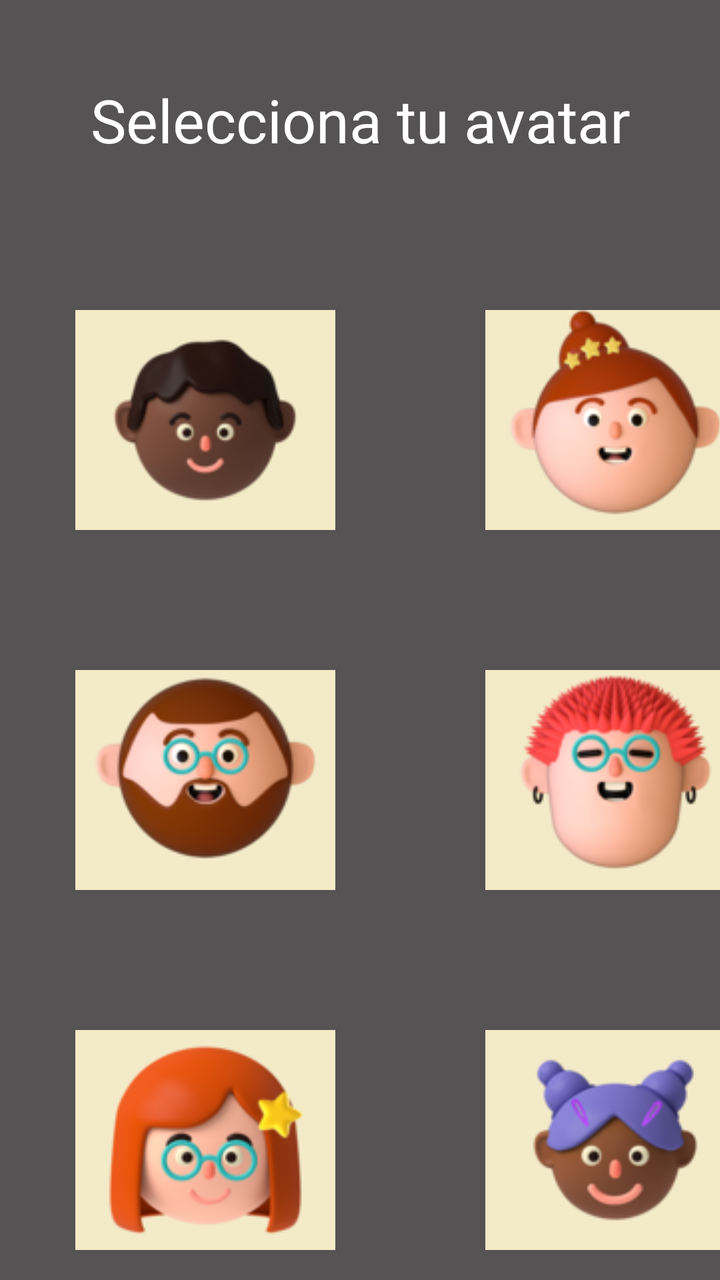
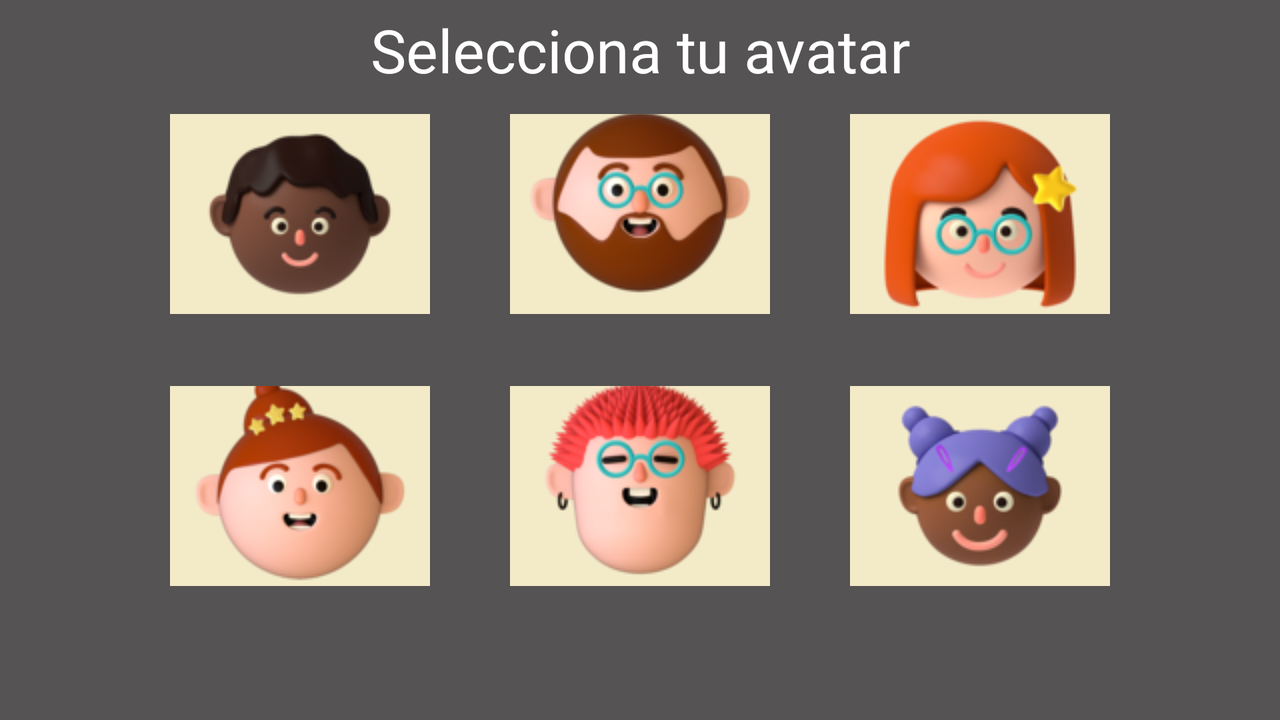

First picture: res/layout/ on a phone held upright. Second picture: the repository's own variant of that layout, on a device whose configuration matches the variant's folder. Source for both follows.
<!-- AndroidManifest.xml: application theme Theme.Muskless -->
<!-- res/layout/activity_avatar_choosing.xml -->
<?xml version="1.0" encoding="utf-8"?>
<LinearLayout xmlns:android="http://schemas.android.com/apk/res/android"
    xmlns:app="http://schemas.android.com/apk/res-auto"
    xmlns:tools="http://schemas.android.com/tools"
    android:layout_width="match_parent"
    android:layout_height="match_parent"
    android:background="#555353"
    tools:context=".AvatarChoosingActivity"
    android:orientation="vertical">

    <TextView
        android:layout_width="match_parent"
        android:layout_height="120dp"
        android:text="Selecciona tu avatar"
        android:gravity="center"
        android:textColor="@color/white"
        android:textSize="30dp" />

    <LinearLayout
        android:layout_width="match_parent"
        android:layout_height="180dp"
        android:orientation="horizontal"
        >

        <LinearLayout
            android:layout_width="205dp"
            android:layout_height="match_parent"
            android:padding="35dp">

            <ImageButton
                android:id="@+id/avatar1"
                android:layout_width="match_parent"
                android:layout_height="130dp"
                android:layout_gravity="center"
                android:src="@drawable/avatar_uno"/>

        </LinearLayout>

        <LinearLayout
            android:layout_width="205dp"
            android:layout_height="match_parent"
            android:padding="35dp">

            <ImageButton
                android:id="@+id/avatar2"
                android:layout_width="match_parent"
                android:layout_height="130dp"
                android:layout_gravity="center"
                android:src="@drawable/avatar_dos"/>

        </LinearLayout>

    </LinearLayout>

    <LinearLayout
        android:layout_width="match_parent"
        android:layout_height="180dp"
        android:orientation="horizontal">

        <LinearLayout
            android:layout_width="205dp"
            android:layout_height="match_parent"
            android:padding="35dp">

            <ImageButton
                android:id="@+id/avatar3"
                android:layout_width="match_parent"
                android:layout_height="130dp"
                android:layout_gravity="center"
                android:src="@drawable/avatar_tres"/>

        </LinearLayout>

        <LinearLayout
            android:layout_width="205dp"
            android:layout_height="match_parent"
            android:padding="35dp">

            <ImageButton
                android:id="@+id/avatar4"
                android:layout_width="match_parent"
                android:layout_height="130dp"
                android:layout_gravity="center"
                android:src="@drawable/avatar_cuatro"/>

        </LinearLayout>

    </LinearLayout>

    <LinearLayout
        android:layout_width="match_parent"
        android:layout_height="180dp"
        android:orientation="horizontal">

        <LinearLayout
            android:layout_width="205dp"
            android:layout_height="match_parent"
            android:padding="35dp">

            <ImageButton
                android:id="@+id/avatar5"
                android:layout_width="match_parent"
                android:layout_height="130dp"
                android:layout_gravity="center"
                android:src="@drawable/avatar_cinco"/>

        </LinearLayout>

        <LinearLayout
            android:layout_width="205dp"
            android:layout_height="match_parent"
            android:padding="35dp">

            <ImageButton
                android:id="@+id/avatar6"
                android:layout_width="match_parent"
                android:layout_height="130dp"
                android:layout_gravity="center"
                android:src="@drawable/avatar_seis"/>

        </LinearLayout>

    </LinearLayout>
</LinearLayout>
<!-- resources referenced by this layout -->
<resources>
  <color name="white">#FFFFFFFF</color>
  <!-- drawable avatar_cinco: png bitmap (drawable, 14002 bytes) -->
  <!-- drawable avatar_cuatro: png bitmap (drawable, 14654 bytes) -->
  <!-- drawable avatar_dos: png bitmap (drawable, 12480 bytes) -->
  <!-- drawable avatar_seis: png bitmap (drawable, 10909 bytes) -->
  <!-- drawable avatar_tres: png bitmap (drawable, 13502 bytes) -->
  <!-- drawable avatar_uno: png bitmap (drawable, 10006 bytes) -->
  <style name="Theme.Muskless" parent="Theme.MaterialComponents.DayNight.DarkActionBar">
          
          <item name="colorPrimary">@color/purple_500</item>
          <item name="colorPrimaryVariant">@color/purple_700</item>
          <item name="colorOnPrimary">@color/white</item>
          
          <item name="colorSecondary">@color/teal_200</item>
          <item name="colorSecondaryVariant">@color/teal_700</item>
          <item name="colorOnSecondary">@color/black</item>
          
          <item name="android:statusBarColor">?attr/colorPrimaryVariant</item>
          
      </style>
  <color name="purple_500">#FF6200EE</color>
  <color name="purple_700">#FF3700B3</color>
  <color name="teal_200">#FF03DAC5</color>
  <color name="teal_700">#FF018786</color>
  <color name="black">#FF000000</color>
</resources>
<!-- res/layout-land/activity_avatar_choosing.xml (the author's variant of the layout above) -->
<!-- drawn on the phone turned sideways -->
<?xml version="1.0" encoding="utf-8"?>
<LinearLayout xmlns:android="http://schemas.android.com/apk/res/android"
    xmlns:app="http://schemas.android.com/apk/res-auto"
    xmlns:tools="http://schemas.android.com/tools"
    android:layout_width="match_parent"
    android:layout_height="match_parent"
    android:background="#555353"
    tools:context=".AvatarChoosingActivity"
    android:orientation="vertical">

    <TextView
        android:layout_width="match_parent"
        android:layout_height="50dp"
        android:text="Selecciona tu avatar"
        android:gravity="center"
        android:textColor="@color/white"
        android:textSize="30dp" />

    <LinearLayout
        android:layout_width="match_parent"
        android:layout_height="match_parent"
        android:orientation="horizontal"
        android:gravity="center">

        <LinearLayout
            android:layout_width="wrap_content"
            android:layout_height="wrap_content"
            android:orientation="horizontal"
            android:layout_marginBottom="30dp">

            <LinearLayout
                android:layout_width="170dp"
                android:layout_height="wrap_content"
                android:orientation="vertical"
                >

                <LinearLayout
                    android:layout_width="170dp"
                    android:layout_height="match_parent"
                    android:padding="18dp">

                    <ImageButton
                        android:id="@+id/avatar1"
                        android:layout_width="match_parent"
                        android:layout_height="100dp"
                        android:layout_gravity="center"
                        android:src="@drawable/avatar_uno"/>

                </LinearLayout>

                <LinearLayout
                    android:layout_width="170dp"
                    android:layout_height="match_parent"
                    android:padding="18dp">

                    <ImageButton
                        android:id="@+id/avatar2"
                        android:layout_width="match_parent"
                        android:layout_height="100dp"
                        android:layout_gravity="center"
                        android:src="@drawable/avatar_dos"/>

                </LinearLayout>

            </LinearLayout>

            <LinearLayout
                android:layout_width="170dp"
                android:layout_height="wrap_content"
                android:orientation="vertical">

                <LinearLayout
                    android:layout_width="170dp"
                    android:layout_height="match_parent"
                    android:padding="18dp">

                    <ImageButton
                        android:id="@+id/avatar3"
                        android:layout_width="match_parent"
                        android:layout_height="100dp"
                        android:layout_gravity="center"
                        android:src="@drawable/avatar_tres"/>

                </LinearLayout>

                <LinearLayout
                    android:layout_width="170dp"
                    android:layout_height="match_parent"
                    android:padding="18dp">

                    <ImageButton
                        android:id="@+id/avatar4"
                        android:layout_width="match_parent"
                        android:layout_height="100dp"
                        android:layout_gravity="center"
                        android:src="@drawable/avatar_cuatro"/>

                </LinearLayout>

            </LinearLayout>

            <LinearLayout
                android:layout_width="170dp"
                android:layout_height="wrap_content"
                android:orientation="vertical">

                <LinearLayout
                    android:layout_width="170dp"
                    android:layout_height="match_parent"
                    android:padding="18dp">

                    <ImageButton
                        android:id="@+id/avatar5"
                        android:layout_width="match_parent"
                        android:layout_height="100dp"
                        android:layout_gravity="center"
                        android:src="@drawable/avatar_cinco"/>

                </LinearLayout>

                <LinearLayout
                    android:layout_width="170dp"
                    android:layout_height="match_parent"
                    android:padding="18dp">

                    <ImageButton
                        android:id="@+id/avatar6"
                        android:layout_width="match_parent"
                        android:layout_height="100dp"
                        android:layout_gravity="center"
                        android:src="@drawable/avatar_seis"/>

                </LinearLayout>

            </LinearLayout>

        </LinearLayout>


    </LinearLayout>


</LinearLayout>
